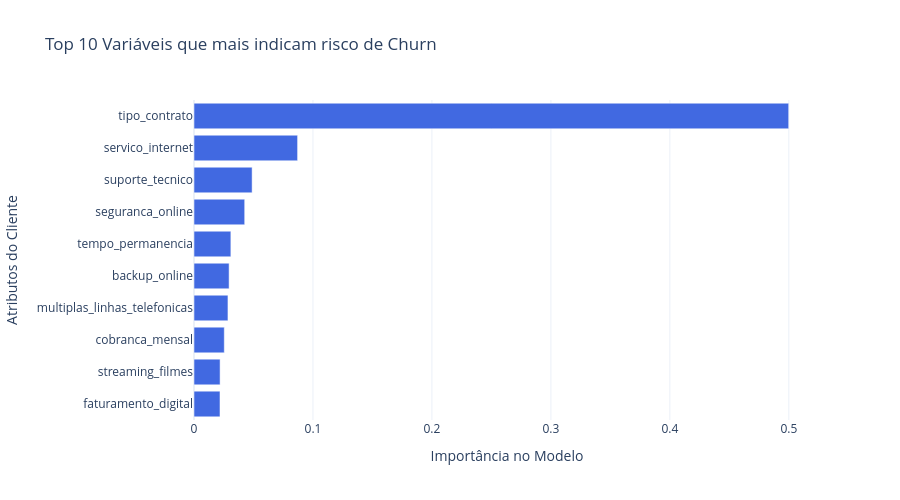

The code cell stored with this chart in its notebook:
### Markdown cell above
Vazamento de Dados Data Leakage
Por conta do cancel, churn etc, ele simplesmente leu a palavra "cancel" no texto e cravou que o cliente cancelou.

### Code cell
import pandas as pd
from sklearn.model_selection import train_test_split
from sklearn.preprocessing import LabelEncoder
from xgboost import XGBClassifier
from sklearn.metrics import classification_report
import plotly.graph_objects as go

df = pd.read_csv('history_traduzido.csv')

features_categoricas = [
    'genero', 'possui_companheiro', 'possui_dependentes', 'servico_telefonico', 
    'multiplas_linhas_telefonicas', 'servico_internet', 'seguranca_online', 
    'backup_online', 'protecao_dispositivos', 'suporte_tecnico', 'streaming_tv', 
    'streaming_filmes', 'tipo_contrato', 'faturamento_digital', 'metodo_pagamento'
]
features_numericas = [
    'idoso', 'tempo_permanencia', 'cobranca_mensal', 
    'cobranca_total_acumulada', 'renda_mensal'
]

encoder = LabelEncoder()
for col in features_categoricas:
    df[col] = encoder.fit_transform(df[col].astype(str))

# Converter a coluna alvo para 1 (Cancelou) e 0 (Retido)
df['cancelamento_servico'] = df['cancelamento_servico'].map({'Yes': 1, 'No': 0})

X = df[features_categoricas + features_numericas]
y = df['cancelamento_servico']

X_train, X_test, y_train, y_test = train_test_split(
    X, y, test_size=0.2, random_state=42, stratify=y
)

modelo_xgb = XGBClassifier(
    n_estimators=200,
    learning_rate=0.05,
    max_depth=6,
    objective='binary:logistic',
    random_state=42,
    n_jobs=-1
)

modelo_xgb.fit(X_train, y_train)

previsoes = modelo_xgb.predict(X_test)
print("--- RELATÓRIO DE PREVISÃO DE CHURN (SEM TEXTO) ---")
print(classification_report(y_test, previsoes, target_names=['Retido (0)', 'Cancelou (1)']))

#  Visualizar as variáveis de maior risco
importancias = modelo_xgb.feature_importances_
nomes_features = features_categoricas + features_numericas

df_importancia = pd.DataFrame({'Feature': nomes_features, 'Importancia': importancias})
df_importancia = df_importancia.sort_values(by='Importancia', ascending=True)

top_10 = df_importancia.tail(10)

fig = go.Figure(go.Bar(
    x=top_10['Importancia'],
    y=top_10['Feature'],
    orientation='h',
    marker=dict(color='royalblue')
))

fig.update_layout(
    title='Top 10 Variáveis que mais indicam risco de Churn',
    xaxis_title='Importância no Modelo',
    yaxis_title='Atributos do Cliente',
    height=500,
    template='plotly_white'
)

fig.show()

### Figure 1 — Plotly figure (JSON) as saved in the notebook; plotly's stock layout.template omitted (floating-point values rounded to 4 significant figures)
{"data": [{"marker": {"color": "royalblue"}, "orientation": "h", "type": "bar", "x": [0.02183, 0.02192, 0.02546, 0.02854, 0.0295, 0.03099, 0.04261, 0.04884, 0.08707, 0.4999], "y": ["faturamento_digital", "streaming_filmes", "cobranca_mensal", "multiplas_linhas_telefonicas", "backup_online", "tempo_permanencia", "seguranca_online", "suporte_tecnico", "servico_internet", "tipo_contrato"]}], "layout": {"height": 500, "title": {"text": "Top 10 Variáveis que mais indicam risco de Churn"}, "xaxis": {"title": {"text": "Importância no Modelo"}}, "yaxis": {"title": {"text": "Atributos do Cliente"}}}}
